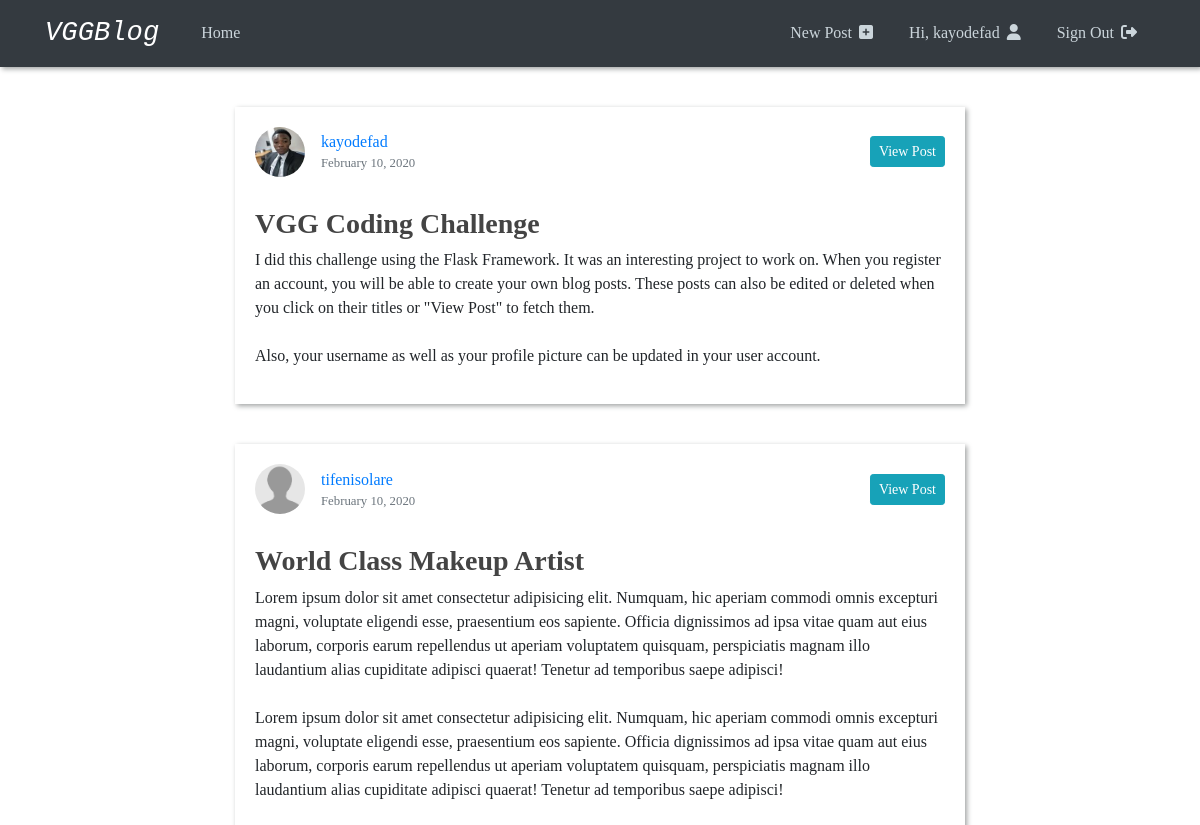
Screenshot of /home (signed in) with the database file from the repository.
### vggblog/models.py (models this page shows, shortened)
class User(db.Model, UserMixin):
  id = db.Column(db.Integer, primary_key=True)
  username = db.Column(db.String(20), unique=True, nullable=False)
  image_file = db.Column(db.String(20), nullable=False, default='default.jpg')
  password = db.Column(db.String(60), nullable=False)
  posts = db.relationship('Post', backref='author', lazy=True)

class Post(db.Model):
  id = db.Column(db.Integer, primary_key=True)
  title = db.Column(db.String(100), nullable=False)
  date_posted = db.Column(db.DateTime, nullable=False, default=datetime.utcnow)
  content = db.Column(db.Text, nullable=False)
  user_id = db.Column(db.Integer, db.ForeignKey('user.id'), nullable=False)

### vggblog/routes.py (the view)
@app.route('/home')
def home():
    posts = Post.query.all()
    return render_template('home.html', posts=posts)

### vggblog/models.py (called while the page is built)
@login_manager.user_loader
def load_user(user_id):
  return User.query.get(int(user_id))

### vggblog/templates/home.html
{% extends "layout.html" %}
{% block content %}
  {% for post in posts %}
  <article class="content-section post">
    <div class="article-header">
      <div class="info-container">
        <img class="rounded-circle article-img" src="{{url_for('static', filename='profile_pics/' + post.author.image_file)}}" alt="">
        <div class="article-metadata">
          <a class="mr-2" href="#">{{ post.author.username }}</a>
          <small class="text-muted">{{ post.date_posted.strftime('%B %d, %Y') }}</small>
        </div>
      </div>
      <a class="btn btn-info btn-sm" href="{{ url_for('post', post_id=post.id) }}" role="button">View Post</a>
    </div>
    <div class="media-body">
      <h3><a class="article-title" href="{{ url_for('post', post_id=post.id) }}">{{ post.title }}</a></h3>
      <p class="article-content">{{ post.content }}</p>
    </div>
  </article>
  {% endfor %}
{% endblock content %}

### vggblog/templates/layout.html (shortened to what this page needs)
<!DOCTYPE html>
<html lang="en">
  <head>
    <link
      rel="stylesheet"
      href="https://stackpath.bootstrapcdn.com/bootstrap/4.4.1/css/bootstrap.min.css"
    />
    <link rel="stylesheet" type="text/css" href="{{ url_for('static', filename='main.css') }}">
  </head>
  <body>
    <header class="site-header">
      <nav class="navbar navbar-expand-md navbar-dark bg-dark">
        <div class="container">
          <a class="navbar-brand mr-4" href="{{ url_for('home') }}">VGGBlog</a>
          <div class="collapse navbar-collapse" id="navbarToggle">
            <div class="navbar-nav mr-auto">
              <a class="nav-item nav-link" href="{{ url_for('home') }}">Home</a>
            </div>
            <div class="navbar-nav">
              {% if current_user.is_authenticated %}
              <a class="nav-item nav-link" href="{{ url_for('new_post') }}">New Post <i class="fas fa-plus-square"></i></a>
              <a class="nav-item nav-link" href="{{ url_for('account') }}">Hi, {{current_user.username}} <i class="fas fa-user"></i></a s>
              <a class="nav-item nav-link" href="{{ url_for('logout') }}">Sign Out <i class="fas fa-sign-out-alt"></i></a>
              {% else %}
              <a class="nav-item nav-link" href="{{ url_for('login') }}">Sign In <i class="fas fa-sign-in-alt"></i></a>
              <a class="nav-item nav-link" href="{{ url_for('register') }}">Become a Member <i class="fas fa-hand-point-right"></i></a>
              {% endif %}
            </div>
          </div>
        </div>
      </nav>
    </header>
    <main role="main" class="container">
    <div class="row">
      <div class="col-md-8 mx-auto">
        {% block content %}{% endblock %}
      </div>
    </div>
    </main>
  </body>
</html>

### vggblog/static/main.css (style rules this page uses)
body { font-family: Cambria, Cochin, Georgia, Times, 'Times New Roman', serif; }
h1, h2, h3, h4, h5, h6 { color: #444444; }
header { position: sticky; top: 0; z-index: 50; box-shadow: 2px 2px 5px rgb(161, 163, 163); }
.site-header .navbar-brand { font-family: 'Cookie', cursive; font-family: 'Courier New', Courier, monospace; font-style: italic; font-size: 1.7rem; }
.site-header .navbar-nav .nav-link { color: #cbd5db; margin: 0 10px; }
.site-header .navbar-nav i { margin-left: 3px; }
main { margin-top: 2.5rem; }
.article-header { display: flex; align-items: center; justify-content: space-between; }
.content-section .info-container { display: flex; align-items: center; }
.post { margin-bottom: 40px; box-shadow: 2px 2px 5px rgb(161, 163, 163); padding: 20px; }
.content-section h3 { margin-top: 30px; }
.article-title { color: #444444; font-weight: bold; }
.article-content { white-space: pre-line; }
.article-img { height: 50px; width: 50px; margin-right: 16px; }
.article-metadata { display: flex; flex-direction: column; }

### rows the page displays
User: username "kayodefad"
Post: image_file (picture), author.username "kayodefad", date_posted "February 10, 2020", title "VGG Coding Challenge", content "I did this challenge using the Flask Framework. It was an interesting project to work on. When you register an account, you will be able to create your own blog posts. These posts can also be edited or deleted when you click on their titles or \"View Post\" to fetch them. Also, your username as well as your profile picture can be updated in your user account."
Post: image_file (placeholder picture), author.username "tifenisolare", date_posted "February 10, 2020", title "World Class Makeup Artist", content "Lorem ipsum dolor sit amet consectetur adipisicing elit. Numquam, hic aperiam commodi omnis excepturi magni, voluptate eligendi esse, praesentium eos sapiente. Officia dignissimos ad ipsa vitae quam aut eius laborum, corporis earum repellendus ut aperiam voluptatem quisquam, perspiciatis magnam illo laudantium alias cupiditate adipisci quaerat! Tenetur ad temporibus saepe adipisci! Lorem ipsum dolor sit amet consectetur adipisicing elit. Numquam, hic aperiam commodi omnis excepturi magni, voluptate eligendi esse, praesentium eos sapiente. Officia dignissimos ad ipsa vitae quam aut eius laborum, corporis earum repellendus ut aperiam voluptatem quisquam, perspiciatis magnam illo laudantium…"
